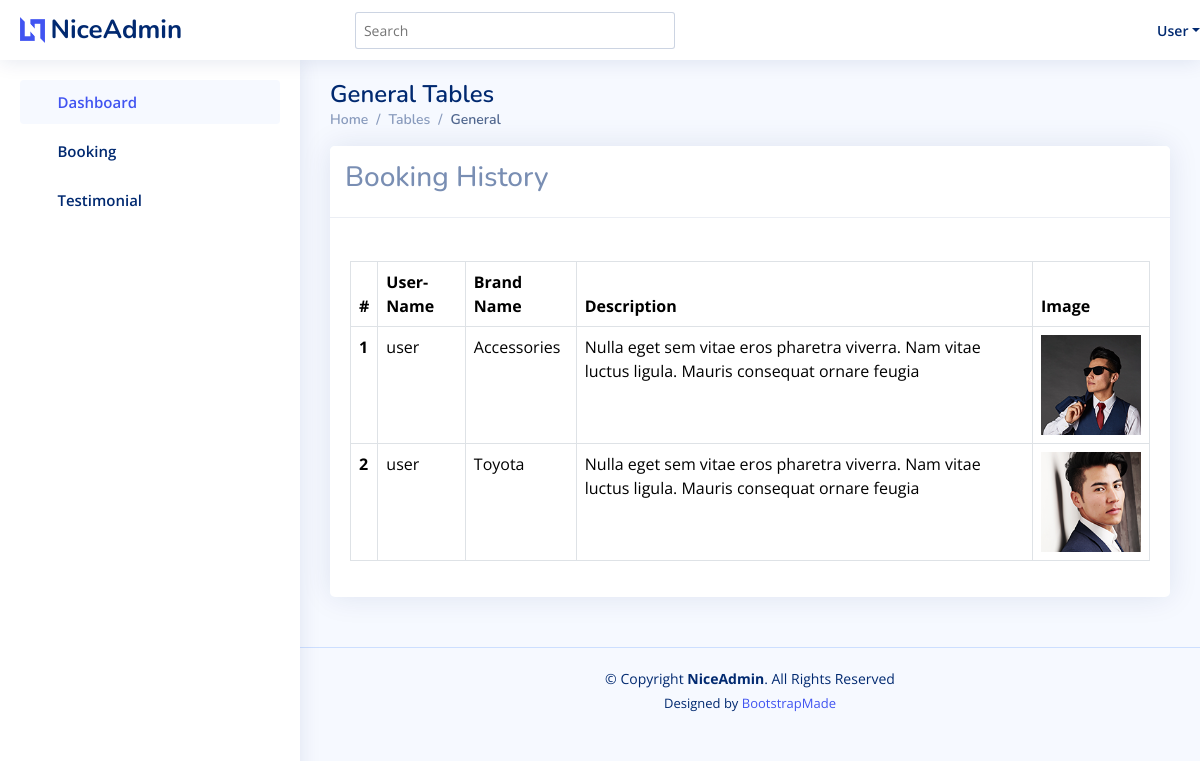
Screenshot of /testimonial with the database file from the repository.
### car/models.py (models this page shows)
class Testimonial(models.Model):
    user = models.ForeignKey(User, on_delete=models.CASCADE)
    client_image = models.ImageField(upload_to='static/')
    client_name = models.CharField(max_length=100)
    client_des = models.TextField(default='true')
    status = models.BooleanField(default=False)

class User(models.Model):
    username = models.CharField(max_length=100)
    useremail = models.EmailField()
    userphone = models.CharField(max_length=100)
    userpassword = models.CharField(max_length=100)
    def __str__(self):
        return f"{self.username}"

### car/views.py (the view)
# urls.py: path('testimonial',views.Testimonialshow, name='testimonial'),
def Testimonialshow(request):
    testimonials=Testimonial.objects.all()
    testimonial={
        "testimonials":testimonials
    }
    return render(request, 'user_dashboard/testimonial.html', testimonial)

### car/templates/user_dashboard/testimonial.html
{% include 'user_dashboard/header.html' %}
{% load static %}
<main id="main" class="main">
  <div class="pagetitle">
    <h1>General Tables</h1>
    <nav>
      <ol class="breadcrumb">
        <li class="breadcrumb-item"><a href="index.html">Home</a></li>
        <li class="breadcrumb-item">Tables</li>
        <li class="breadcrumb-item active">General</li>
      </ol>
    </nav>
  </div>
  <section class="section">
    <div class="row">
      <div class="col-lg-12">
        <div class="card">
          <div class="card-header">
            <div class="row">
              <div class="col-md-10">
                <h3>
                  Booking History
                </h3>
              </div>
            </div>
          </div>
          <div class="card-body">
            <h5 class="card-title"></h5>
            <table class="table table-bordered  table-hover">
              <thead>
                <tr>
                  <th scope="col">#</th>
                  <th scope="col">User-Name</th>
                  <th scope="col">Brand Name</th>
                  <th scope="col">Description</th>
                  <th scope="col">Image</th>
                </tr>
              </thead>
              {% for testimonial in testimonials %}
              <tbody>
                <tr>
                  <th scope="row">{{testimonial.id}}</th>
                  <td>{{testimonial.user}}</td>
                  <td>{{testimonial.client_name}}</td>
                  <td>{{testimonial.client_des}}</td>
                  <td><img src="{{testimonial.client_image}}" width="100" height="100"></td>
              </tbody>
              {% endfor %}
            </table>
          </div>
        </div>
      </div>
    </div>
  </section>
</main>
{% include 'user_dashboard/footer.html' %}

### static/userDash/assets/css/style.css (style rules this page uses)
:root { scroll-behavior: smooth; }
body { font-family: "Open Sans", sans-serif; background: #f6f9ff; color: #444444; }
a { color: #4154f1; text-decoration: none; }
h1, h2, h3, h4, h5, h6 { font-family: "Nunito", sans-serif; }
#main { margin-top: 60px; padding: 20px 30px; transition: all 0.3s; }
.pagetitle { margin-bottom: 10px; }
.pagetitle h1 { font-size: 24px; margin-bottom: 0; font-weight: 600; color: #012970; }
.card { margin-bottom: 30px; border: none; border-radius: 5px; box-shadow: 0px 0 30px rgba(1, 41, 112, 0.1); }
.card-header, .card-footer { border-color: #ebeef4; background-color: #fff; color: #798eb3; padding: 15px; }
.card-title { padding: 20px 0 15px 0; font-size: 18px; font-weight: 500; color: #012970; font-family: "Poppins", sans-serif; }
.card-body { padding: 0 20px 20px 20px; }
.breadcrumb { font-size: 14px; font-family: "Nunito", sans-serif; color: #899bbd; font-weight: 600; }
.breadcrumb a { color: #899bbd; transition: 0.3s; }
.breadcrumb .breadcrumb-item::before { color: #899bbd; }
.breadcrumb .active { color: #51678f; font-weight: 600; }
@media (min-width: 1200px) { #main, #footer { margin-left: 300px; } }

### rows the page displays
Testimonial: id "1", user "user", client_name "Accessories", client_des "Nulla eget sem vitae eros pharetra viverra. Nam vitae luctus ligula. Mauris consequat ornare feugia", client_image (picture)
Testimonial: id "2", user "user", client_name "Toyota", client_des "Nulla eget sem vitae eros pharetra viverra. Nam vitae luctus ligula. Mauris consequat ornare feugia", client_image (picture)
